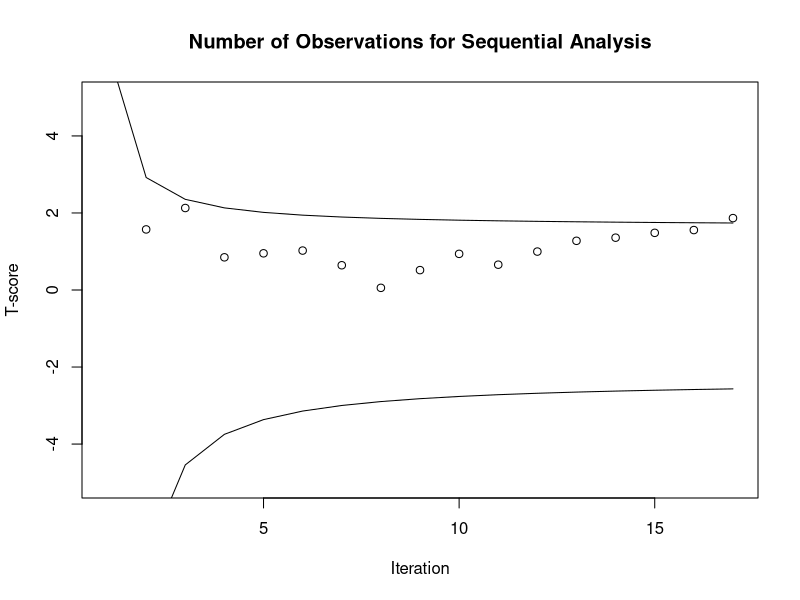

The R script that drew this image:
resultx <- c()
resulty <- c()

alpha <- 0.95
beta <- 0.99

plotobs <- c()
talphas <- c()
tbetas <- c()
count <- 0
T0 <- 0
talpha <- 0
tbeta <- 0


while (count < 5 | (T0 < talpha & T0 > tbeta )) {
varx <- 1
vary <- 1

mux <- 10.25
muy <- 10

count <- count + 1

obsx <- rnorm(1,mux,varx)
obsy <- rnorm(1,muy,vary)

resultx <- rbind(resultx, obsx)
resulty <- rbind(resulty, obsy)

Sdx <- sd(resultx)
Sdy <- sd(resulty)

apV <- ((Sdx^2)/count+(Sdy^2)/count)^0.5

xbar <- mean(resultx)
ybar <- mean(resulty)

num <- ((Sdx^2)/count+(Sdy^2)/count)^2
denom <- (((Sdx^2)/count)^2/(count-1) + ((Sdy^2)/count)^2/(count-1))
df <- num/denom

talpha <- qt(alpha,count)
tbeta <- qt(1-beta,count)

talphas <- rbind(talphas,talpha)
tbetas <- rbind(tbetas,tbeta)

T0 <- (xbar - ybar) / apV
plotobs <- rbind(plotobs,T0)
}

plotobs[0] <- 0

plot(plotobs, ylim = c(-5,5), main = "Number of Observations for Sequential Analysis", ylab = "T-score", xlab = "Iteration")
lines(talphas)
lines(tbetas)
